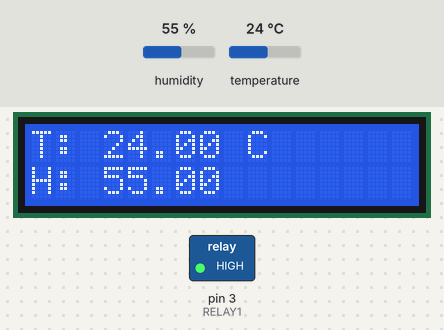
A sketch run on a simulated Arduino Uno, built with avr-gcc and run on an emulated ATmega328P. Parts: 16×2 character LCD, switched loads named in the sketch (green lamp = pin HIGH). The inputs (shaded band) are chosen by the test bench; at power-on: humidity 55 %, temperature 24 °C. What the sketch prints to the serial monitor is not drawn.

Above: at 2.2 s.
2.3 s: humidity set to 59 %
At 2.9 s:
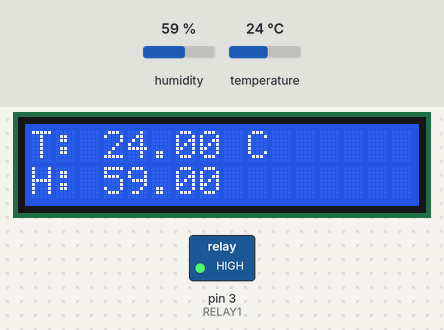
4.3 s: humidity set to 62 %
At 5.9 s:
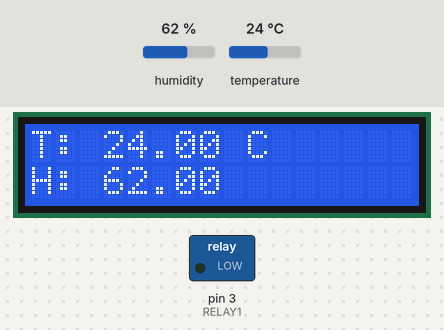
6.8 s: temperature set to 12 °C
At 8.9 s:
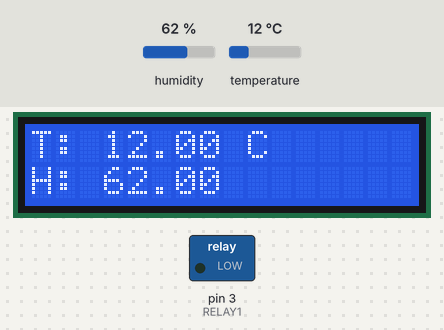
9.7 s: temperature set to 19 °C
At 11.9 s:
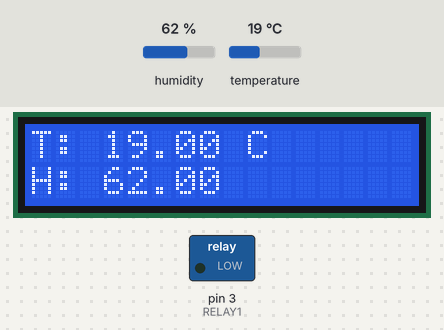
Timing chart, 0 to 13.4 s (numbered marks = the images above; inputs shaded):
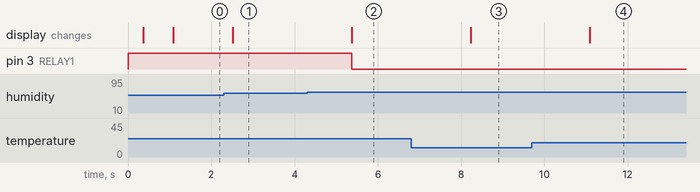

Measured:
- the behaviour switches between 60 and 61 % on humidity (found by bisection; images 1 and 2)
- after the input at 2.3 s, the display: changes after 0.22 s (image 1)
- after the input at 4.3 s, pin 3 (RELAY1): HIGH → LOW after 1.1 s; the display: changes after 1.1 s (image 2)
- after the input at 6.8 s, the display: changes after 1.4 s (image 3)
- after the input at 9.7 s, the display: changes after 1.4 s (image 4)

The sketch:

sketch_aug02a.ino
```cpp
#include <dht.h>
#define dht_dpin A1 // using analog pin 1
dht DHT;

#include <LiquidCrystal.h>
LiquidCrystal lcd(8, 9, 4, 5, 6, 7);

#define RELAY1  3

void setup(){
  pinMode(RELAY1, OUTPUT);
  digitalWrite(RELAY1,HIGH);

  Serial.begin(9600);
  delay(300);//Let system settle

  lcd.begin(16, 2);

  Serial.println("Humidity and temperature\n\n");
  delay(700);//Wait rest of 1000ms recommended delay before
  //accessing sensor

  // init relay off

}//end "setup()"

void loop(){

  //digitalWrite(RELAY1, HIGH);

  //This is the "heart" of the program.
  DHT.read11(dht_dpin);
  Serial.print("Current humidity = ");
  Serial.print(DHT.humidity);
  Serial.print("%  ");
  Serial.print("temperature = ");
  Serial.print(DHT.temperature);
  Serial.println("C  ");
  Serial.println(digitalRead(RELAY1));

  lcd.setCursor(0,0);
  lcd.print("T: ");
  lcd.print(DHT.temperature);
  lcd.print(" C ");
  lcd.setCursor(0,1);
  lcd.print("H: ");
  lcd.print(DHT.humidity);

  // turn on on high Humidity
  if (DHT.humidity > 60 && digitalRead(RELAY1) == HIGH) {
    digitalWrite(RELAY1, LOW);
  }
  // turn off
  if(DHT.humidity <= 60 && digitalRead(RELAY1) == LOW) {
    digitalWrite(RELAY1, HIGH);
  }

  delay(1400);//Don't try to access too frequently... in theory

}
```
